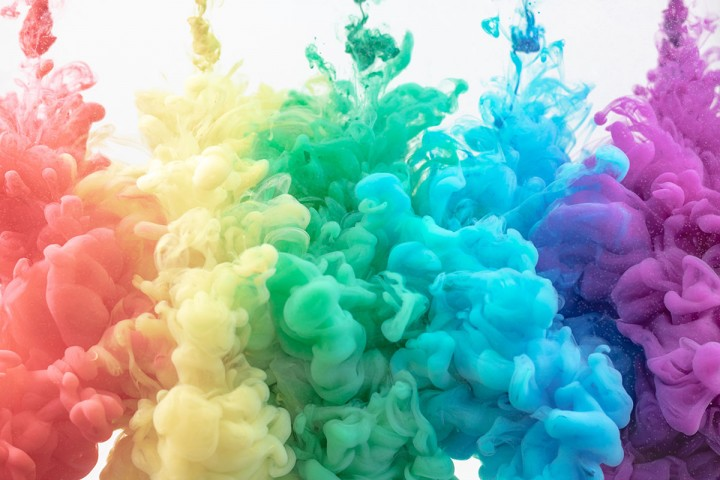
#> input picture Algorithmics/Homework/homework_05/images/colors.jpeg, 720 x 480 px
$ python original_code.py
#> lines starting #> are read from the running program, lines starting #| are printed output that depends on the picture
# Install necessary libraries (if not already installed)
# !pip install Pillow
import time

# Import necessary libraries
import requests
from PIL import Image, UnidentifiedImageError
from io import BytesIO
import matplotlib.pyplot as plt
import numpy as np
import random
from sklearn.decomposition import PCA
from sklearn.metrics.pairwise import euclidean_distances, manhattan_distances, cosine_similarity
from urllib.parse import urlparse
import os

random.seed(0)  # Set random seed for reproducibility

# Function to load image from URL or local file
def load_image(input_path):
#> called with input_path = '../images/colors.jpeg'
    if os.path.isfile(input_path):
        # Input is a local file
        try:
            img = Image.open(input_path)
#> img is the input picture: PIL image 720x480 RGB; mean R, G, B 146.1, 171.4, 169.6
            return img
        except UnidentifiedImageError:
            print(f"Could not identify image from the file: {input_path}")
            return None
    else:
        # Check if input is a URL
        parsed_url = urlparse(input_path)
        if parsed_url.scheme in ('http', 'https'):
            try:
                response = requests.get(input_path)
                response.raise_for_status()
                img = Image.open(BytesIO(response.content))
                return img
            except requests.exceptions.RequestException as e:
                print(f"Failed to retrieve image: {e}")
                return None
            except UnidentifiedImageError:
                print("Could not identify image from the URL.")
                return None
        else:
            print(f"The input '{input_path}' is neither a valid URL nor a local file.")
            return None

# Main code
# Provide the image path (either URL or local filename)
# input_path = 'https://digit.cs.ut.ee/~vilo/photos/52084941097_f27207539e_o.jpg'  # Example URL
input_path = '../images/colors.jpeg'  # Example local filename (ensure the file exists in your Colab environment)

# Load the image
img = load_image(input_path)

if img is not None:
    # Display the image
    plt.figure(figsize=(8, 6))
    plt.imshow(img)
    plt.axis('off')
    plt.title('Original Image')
    plt.show()

    # Convert Image into RGB Matrix
    image_array = np.array(img)
    if image_array.shape[2] == 4:
        image_array = image_array[:, :, :3]  # Remove alpha channel if present
    height, width, channels = image_array.shape
#> height = 480; width = 720; channels = 3

    # Function to Extract Blocks and Positions
    def extract_blocks_with_positions(image_array, block_size):
        block_height, block_width = block_size
        img_height, img_width, channels = image_array.shape

        # Calculate the number of blocks along height and width
        num_blocks_vertical = img_height // block_height
        num_blocks_horizontal = img_width // block_width

        # Trim the image to fit an integer number of blocks
        trimmed_height = num_blocks_vertical * block_height
        trimmed_width = num_blocks_horizontal * block_width
        trimmed_image = image_array[:trimmed_height, :trimmed_width, :]

        # Extract blocks and their positions
        blocks = []
        positions = []

        for i in range(0, trimmed_height, block_height):
            for j in range(0, trimmed_width, block_width):

                if random.random() > 0.5:  # Skip half of the blocks
                    continue

                block = trimmed_image[i:i+block_height, j:j+block_width, :]

                # Check if block contains more than one pixel
                if block.size > 3:  # More than one pixel
                    # Reshape block to (-1, 3), each row is an RGB triplet
                    block_pixels = block.reshape(-1, 3)
                    # Check if all RGB triplets are the same
                    if np.all((block_pixels == block_pixels[0]).all(axis=1)):
                        # All pixels have the same RGB values
                        if random.random() > 0.1:  # Accept with 10% probability
                            continue  # Skip this block

                blocks.append(block.flatten())
                positions.append((j, i))  # (X, Y) position

        blocks = np.array(blocks)
        positions = np.array(positions)

        return blocks, positions

    # Function to visualize PCA-transformed data
    def visualize_pca_data(blocks_pca, block_size):
        plt.figure(figsize=(8,6))
        plt.scatter(blocks_pca[:, 0], blocks_pca[:, 1], s=5, alpha=0.7)
        plt.title(f'PCA of Blocks (size={block_size})')
        plt.xlabel('Principal Component 1')
        plt.ylabel('Principal Component 2')
        plt.show()

    # Function to perform K-NN search with different distance metrics
    def perform_knn_search(blocks_original, blocks_transformed, positions, random_indices, k=4):
        # For each selected vector
        for idx in random_indices:
            vector_original = blocks_original[idx].reshape(1, -1)
            vector_transformed = blocks_transformed[idx].reshape(1, -1)
            position = positions[idx]
            vector_contents = vector_original.flatten()
            vector_str = np.array2string(vector_contents, formatter={'int':lambda x: f'{x:3d}'}, separator=',', max_line_width=80)
            print(f"\nSelected Vector at Position X={position[0]:>4}, Y={position[1]:>4}    Vector: {vector_str}")

            # Compute distances in PCA-transformed space
            # Choose one of the following distance metrics:

            # Option 1: Euclidean distance using library function
            #distances = euclidean_distances(vector_transformed, blocks_transformed).flatten()

            # Option 2: Euclidean distance using explicit function
            #distances = np.sqrt(np.sum((blocks_transformed - vector_transformed) ** 2, axis=1))

            # Option 3: Manhattan distance using library function
            # distances = manhattan_distances(vector_transformed, blocks_transformed).flatten()

            # Option 4: Manhattan distance using explicit function
            # distances = np.sum(np.abs(blocks_transformed - vector_transformed), axis=1)

            # Option 5: Cosine distance using library function
            # cosine_similarities = cosine_similarity(vector_transformed, blocks_transformed).flatten()
            # distances = 1 - cosine_similarities

            # Option 6: Cosine distance using explicit function
            dot_products = np.sum(vector_transformed * blocks_transformed, axis=1)
            norm_a = np.linalg.norm(vector_transformed)
            norms_b = np.linalg.norm(blocks_transformed, axis=1)
            cosine_similarities = dot_products / (norm_a * norms_b)
            distances = 1 - cosine_similarities


            # Exclude self
            distances[idx] = np.inf

            # Find nearest neighbors
            nearest_indices = np.argsort(distances)[:k]

            print("Nearest neighbors in PCA-transformed space:")
            print(f"{'Index':>6}  {'X':>6}  {'Y':>6}  {'Distance':>12}    {'Vector Contents'}")
            for n_idx in nearest_indices:
                neighbor_vector = blocks_original[n_idx].flatten()
                neighbor_position = positions[n_idx]
                distance = distances[n_idx]
                neighbor_vector_str = np.array2string(neighbor_vector, formatter={'int':lambda x: f'{x:3d}'}, separator=',', max_line_width=80)
                print(f"{n_idx:>6}  {neighbor_position[0]:>6}  {neighbor_position[1]:>6}  {distance:12.4f}    {neighbor_vector_str}")
            print(f"Avg. Distance: {np.mean(distances[nearest_indices]):.4f}")

    # Step 3 and 4: Process Blocks and Perform Similarity Search
    block_sizes = [(1,1), (1,3), (3,4), (4, 6)]  # Block sizes to process

    for block_size in block_sizes:
        print(f"\nProcessing block size: {block_size}")
        blocks, positions = extract_blocks_with_positions(image_array, block_size)
        num_blocks = blocks.shape[0]
        vector_dim = blocks.shape[1]

        print(f"Total blocks: {num_blocks}, Vector dimension: {vector_dim}")

        # **No normalization; keep blocks as integer RGB values**

        # Apply PCA (convert to float for PCA computation)
        print("Applying PCA...")
        blocks_float = blocks.astype(float)  # Convert to float for PCA
        pca = PCA(n_components=2)
        blocks_pca = pca.fit_transform(blocks_float)

        # Visualize the PCA-transformed data
        visualize_pca_data(blocks_pca, block_size)

        # Select 5 random indices
        random_indices = random.sample(range(num_blocks), 5)

        # Perform K-NN search on PCA-transformed data
        print("Performing K-NN search on PCA-transformed data...")
        start_time = time.time()
        perform_knn_search(blocks, blocks_pca, positions, random_indices, k=10)
        print(f"Time taken: {time.time() - start_time:.4f} seconds")
#> this loop made 4 passes
#> pass 1, in visualize_pca_data, `plt.show()`:
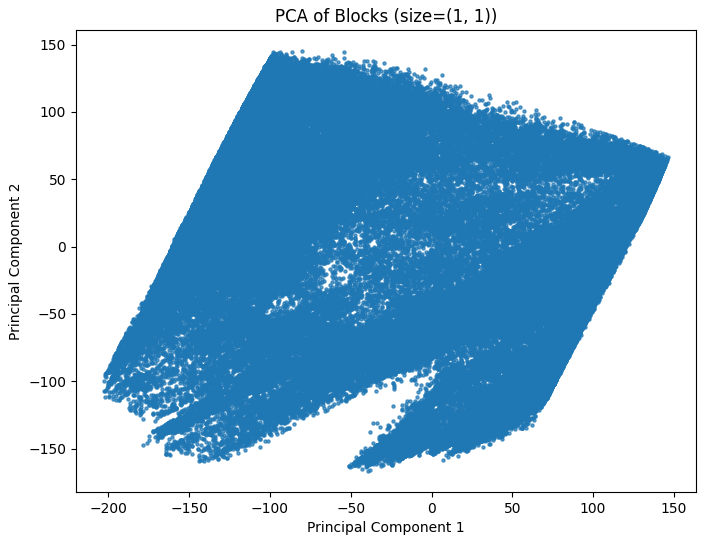
#> figure drawn by matplotlib, 1 panel
#> pass 2, in visualize_pca_data (call 2), `plt.show()`:
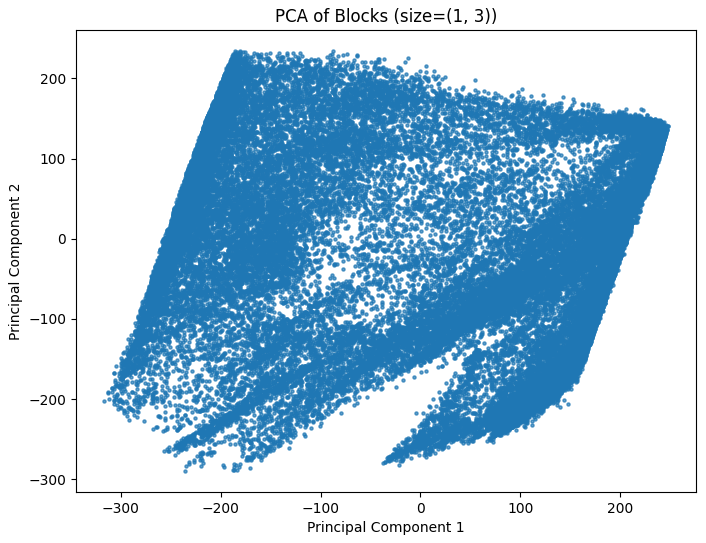
#> figure drawn by matplotlib, 1 panel
else:
    print("Image could not be loaded. Please check the input path or URL.")
